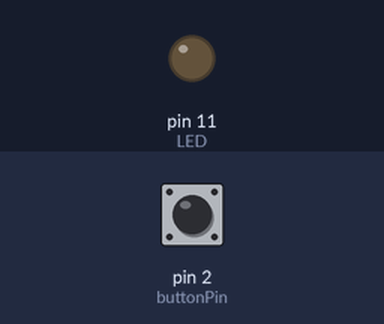
Recording of a sketch running on a simulated Arduino Uno, built with avr-gcc and run on an emulated ATmega328P. Parts: output pins drawn as LEDs (lit = HIGH). The inputs (shaded band) are chosen by the test bench; at power-on: pin 2 (buttonPin) HIGH.

Above: at 1.2 s.
1.3 s: pin 2 (buttonPin) pulled LOW for 0.15 s
At 3.0 s:
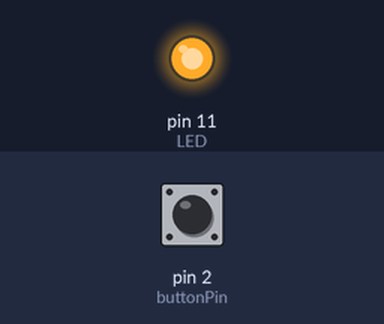
Timing chart, 0 to 10.4 s (numbered marks = the images above; inputs shaded):
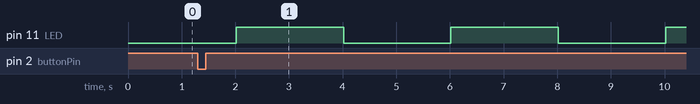

Measured:
- after the input at 1.3 s, pin 11 (LED): alternates HIGH for 2.0 s and LOW for 2.0 s, starting after 0.71 s

The sketch:

4_Button_Toggle_Millis.ino
```cpp
const int buttonPin = 2;
const int LED = 11;

int LEDState = 0;
int buttonState = HIGH; //HIGH is not pressed, and LOW is pressed
int lastButtonState = HIGH;

unsigned long previousMillis = 0;
const unsigned long interval = 2000;
const unsigned long interval2 = 500;
bool blinkState = false;

void setup() {
  pinMode(LED, OUTPUT);
  pinMode(buttonPin, INPUT_PULLUP);
}

void loop() {
  unsigned long currentMillis = millis();

  buttonState = digitalRead(buttonPin);
  delay(10);

  if(buttonState == LOW && lastButtonState == HIGH){
    LEDState++;
    if(LEDState > 2){
      LEDState = 0;
    }
  }
  else {
  }

  lastButtonState = buttonState;

  if(LEDState == 1){
    if(currentMillis - previousMillis >= interval){
      previousMillis = currentMillis;

      if(blinkState == true){
        digitalWrite(LED, LOW);
      }
      else{
        digitalWrite(LED, HIGH);
      }
      blinkState = !blinkState;
    }
  } else if(LEDState == 2){
    if(currentMillis - previousMillis >= interval2){
      previousMillis = currentMillis;

      if(blinkState == true){
        digitalWrite(LED, LOW);
      }
      else{
        digitalWrite(LED, HIGH);
      }
      blinkState = !blinkState;
    }
  } else{
    digitalWrite(LED, LOW);
    blinkState = false;
  }
}
```
